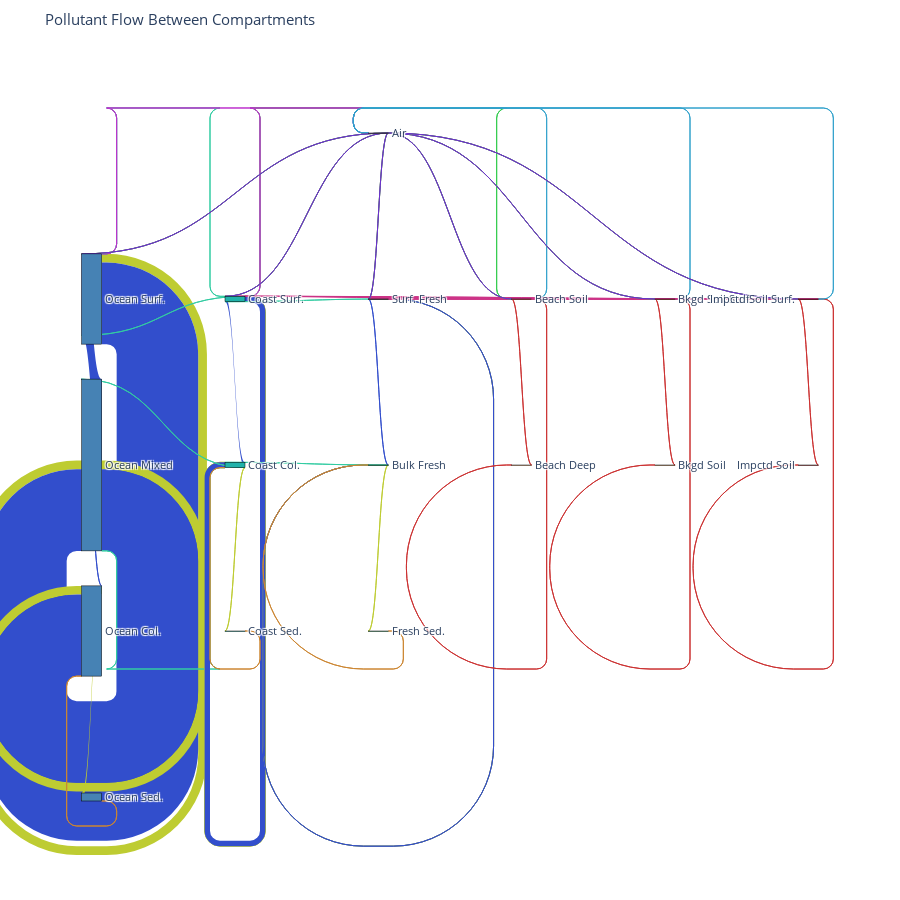

Here is the notebook cell this chart was saved with:
### Code cell
Newmodel.run()  # Run the model to estimate steady state solution for the system.
# Process results   
# Process results
processorNew = ResultsProcessor(Newmodel)  # Pass model with results
processorNew.process_all()  # Process all results

### Figure 1 — Plotly figure (JSON) as saved in the notebook; plotly's stock layout.template omitted (floating-point values rounded to 4 significant figures)
{"data": [{"arrangement": "fixed", "link": {"color": ["rgb(190,204,50)", "rgb(50,78,204)", "rgb(50,204,162)", "rgb(190,50,204)", "rgb(50,78,204)", "rgb(190,204,50)", "rgb(50,78,204)", "rgb(50,204,162)", "rgb(50,78,204)", "rgb(190,204,50)", "rgb(50,204,162)", "rgb(190,204,50)", "rgb(50,78,204)", "rgb(50,204,78)", "rgb(190,50,204)", "rgb(50,204,162)", "rgb(50,78,204)", "rgb(190,204,50)", "rgb(50,204,162)", "rgb(190,204,50)", "rgb(50,78,204)", "rgb(50,204,162)", "rgb(50,78,204)", "rgb(190,204,50)", "rgb(204,134,50)", "rgb(204,134,50)", "rgb(204,134,50)", "rgb(204,50,134)", "rgb(204,50,50)", "rgb(50,162,204)", "rgb(204,50,50)", "rgb(204,50,134)", "rgb(204,50,134)", "rgb(204,50,50)", "rgb(50,162,204)", "rgb(204,50,50)", "rgb(204,50,134)", "rgb(204,50,134)", "rgb(204,50,50)", "rgb(50,162,204)", "rgb(204,50,50)", "rgb(106,204,50)", "rgb(106,50,204)", "rgb(106,204,50)", "rgb(106,50,204)", "rgb(106,204,50)", "rgb(106,50,204)", "rgb(106,204,50)", "rgb(106,50,204)", "rgb(106,204,50)", "rgb(106,50,204)", "rgb(106,204,50)", "rgb(106,50,204)"], "hovertemplate": "Process: %{label}<br>Flow: %{value:.2f} g/s", "label": ["settling", "mixing", "advective_transport", "sea_spray_aerosol", "mixing", "settling", "mixing", "advective_transport", "mixing", "settling", "advective_transport", "settling", "mixing", "beaching", "sea_spray_aerosol", "advective_transport", "mixing", "settling", "advective_transport", "settling", "mixing", "advective_transport", "mixing", "settling", "sediment_resuspension", "sediment_resuspension", "sediment_resuspension", "runoff_transport", "soil_convection", "soil_air_resuspension", "soil_convection", "runoff_transport", "runoff_transport", "soil_convection", "soil_air_resuspension", "soil_convection", "runoff_transport", "runoff_transport", "soil_convection", "soil_air_resuspension", "soil_convection", "dry_deposition", "wet_deposition", "dry_deposition", "wet_deposition", "dry_deposition", "wet_deposition", "dry_deposition", "wet_deposition", "dry_deposition", "wet_deposition", "dry_deposition", "wet_deposition"], "source": [12, 12, 12, 12, 11, 11, 11, 11, 10, 10, 7, 7, 7, 7, 7, 6, 6, 6, 16, 16, 16, 5, 5, 5, 14, 15, 13, 4, 4, 4, 3, 2, 2, 2, 2, 1, 9, 9, 9, 9, 8, 0, 0, 0, 0, 0, 0, 0, 0, 0, 0, 0, 0], "target": [11, 11, 7, 0, 12, 10, 10, 6, 11, 15, 12, 6, 6, 4, 0, 11, 7, 13, 7, 5, 5, 6, 16, 14, 5, 10, 6, 7, 3, 0, 4, 7, 16, 1, 0, 2, 7, 16, 8, 0, 9, 12, 12, 7, 7, 16, 16, 4, 4, 2, 2, 9, 9], "value": [99.73, 928.7, 0.01385, 1.495e-07, 928.5, 99.64, 928.5, 0.09226, 0.006242, 91.12, 0.0111, 0.01464, 61.15, 0.0003698, 9.862e-09, 0.07393, 61.17, 0.02102, 1.511e-07, 9.506e-07, 0.07763, 1.511e-06, 0.07762, 9.506e-07, 2.568e-07, 0.05333, 0.0001451, 0.0001828, 0.003608, 1.431e-05, 0.003436, 1.236e-06, 1.236e-06, 2.441e-05, 9.677e-08, 2.324e-05, 8.597e-07, 8.597e-07, 1.697e-05, 6.729e-08, 1.616e-05, 8.898e-06, 5.734e-06, 8.898e-06, 5.734e-06, 8.898e-06, 5.734e-06, 8.898e-06, 5.734e-06, 8.898e-06, 5.734e-06, 8.898e-06, 5.734e-06]}, "node": {"color": ["gray", "peru", "peru", "sandybrown", "sandybrown", "mediumseagreen", "lightseagreen", "lightseagreen", "firebrick", "firebrick", "steelblue", "steelblue", "steelblue", "lightseagreen", "mediumseagreen", "steelblue", "mediumseagreen"], "label": ["Air", "Bkgd Soil", "Bkgd Soil Surf.", "Beach Deep", "Beach Soil", "Bulk Fresh", "Coast Col.", "Coast Surf.", "Impctd Soil", "Impctd Soil Surf.", "Ocean Col.", "Ocean Mixed", "Ocean Surf.", "Coast Sed.", "Fresh Sed.", "Ocean Sed.", "Surf. Fresh"], "line": {"color": "black", "width": 0.5}, "pad": 15, "thickness": 20, "x": [0.4167, 0.75, 0.75, 0.5833, 0.5833, 0.4167, 0.25, 0.25, 0.9167, 0.9167, 0.08333, 0.08333, 0.08333, 0.25, 0.4167, 0.08333, 0.4167], "y": [0.1, 0.5, 0.3, 0.5, 0.3, 0.5, 0.5, 0.3, 0.5, 0.3, 0.7, 0.5, 0.3, 0.7, 0.7, 0.9, 0.3]}, "type": "sankey"}], "layout": {"font": {"size": 11}, "height": 900, "margin": {"b": 20, "l": 20, "r": 20, "t": 50}, "title": {"text": "Pollutant Flow Between Compartments"}}}
